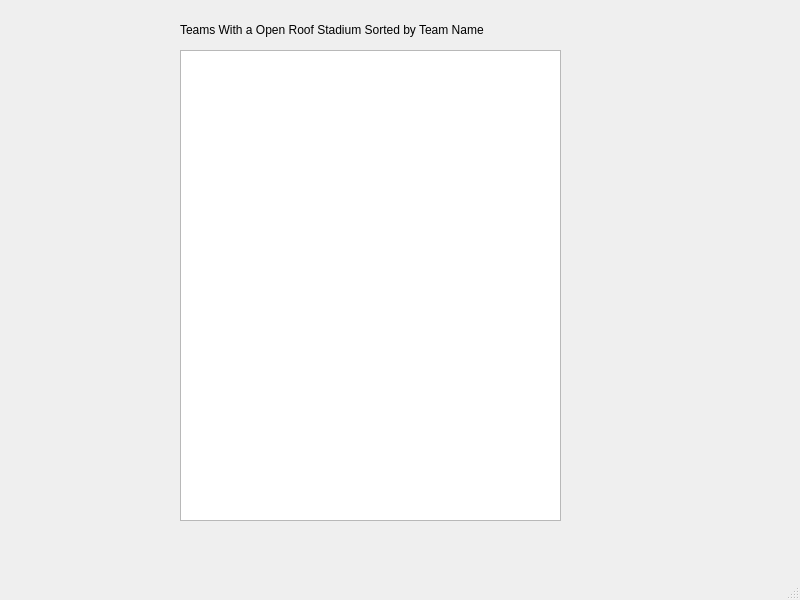
<?xml version="1.0" encoding="UTF-8"?>
<ui version="4.0">
 <class>roofTypeSorted</class>
 <widget class="QMainWindow" name="roofTypeSorted">
  <property name="geometry">
   <rect>
    <x>0</x>
    <y>0</y>
    <width>800</width>
    <height>600</height>
   </rect>
  </property>
  <property name="windowTitle">
   <string>MainWindow</string>
  </property>
  <widget class="QWidget" name="centralwidget">
   <widget class="QLabel" name="label">
    <property name="geometry">
     <rect>
      <x>180</x>
      <y>20</y>
      <width>481</width>
      <height>20</height>
     </rect>
    </property>
    <property name="text">
     <string>Teams With a Open Roof Stadium Sorted by Team Name</string>
    </property>
   </widget>
   <widget class="QTextBrowser" name="textBrowser">
    <property name="geometry">
     <rect>
      <x>180</x>
      <y>50</y>
      <width>381</width>
      <height>471</height>
     </rect>
    </property>
   </widget>
  </widget>
  <widget class="QMenuBar" name="menubar">
   <property name="geometry">
    <rect>
     <x>0</x>
     <y>0</y>
     <width>800</width>
     <height>24</height>
    </rect>
   </property>
  </widget>
  <widget class="QStatusBar" name="statusbar"/>
 </widget>
 <resources/>
 <connections/>
</ui>
